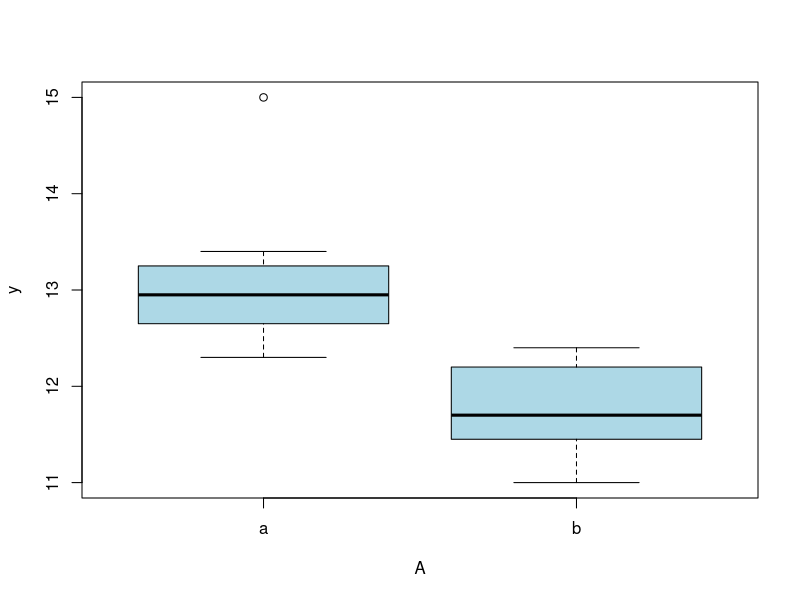

This figure's R source:
# 2標本による検定
# H0: 分散が等しい
# H1: 分散が等しくない

a = c(12.3, 12.9, 13.0, 13.4, 12.5, 13.1, 15.0, 12.8)
b = c(11.0, 11.4, 12.1, 11.5, 12.3, 12.4, 11.8, 11.6)

# 基礎調査
length(a)
sum(a)
mean(a)
var(a)
sd(a)
median(a)
# --
length(b)
sum(b)
mean(b)
var(b)
sd(b)
median(b)

# グラフ化
bunsan = data.frame(A=factor(c(rep("a",length(a)), rep("b", length(b)))),
                     No=factor(rep(1:length(a), 2)),
                     y=c(a, b))
boxplot(y~A, data=bunsan, col="lightblue")

# (要約)
#summary(aov(y~ A+No, bunsan))
t.test(a, b, var.equal = TRUE)

alpha = 0.05
na <- length(a)
nb <- length(b)
t.alpha.2.n <- qt(alpha / 2, df = na + nb - 2)
t.alpha.2.p <- qt(1 - alpha / 2, df = na + nb - 2)

# ウェルチの検定(異分散)
res_t = t.test(a, b, var.equal = FALSE)
res_t

# tの求め方(計算)
# 対応のない2群、母分散未知・小標本・等分散
Ua = sum((a - mean(a))^2)
Ub = sum((b - mean(b))^2)
U2 = (Ua + Ub) / (na + nb - 2)
T = (mean(a) - mean(b)) / sqrt(U2 * (1/na + 1/nb))
T

names(res_t)
res_t$statistic  # t値
res_t$parameter  # 自由度
res_t$p.value    # p値


# 対応ある2標本
# H0: 前後の平均が等しい
# H1: 前後の平均が等しくない

before <- c(591, 615, 602, 618, 596)
after  <- c(585, 590, 583, 594, 589)

t.test(before, after, paired = TRUE) 

# 手計算
diff <- before - after

mu_a <- mean(diff)
T <- mu_a / (sqrt(var(diff)/length(diff)))
T
t4_0025 <- 2.776  # 自由度4の5%有意水準、t分布・両側
mu_a - t4_0025 * sqrt(var(diff)/length(diff))
mu_a + t4_0025 * sqrt(var(diff)/length(diff))

# よって帰無仮設は棄却される（平均が等しいとは言えない）


t.test(diff, rep(0, 5), var.equal = FALSE)


x <- c(19.1, 20.8, 21.4, 17.8, 21.0, 20.4, 17.6, 19.7, 18.6)
y <- c(21.4, 20.7, 19.4, 23.1, 21.5, 21.0, 22.9, 19.9, 21.3, 18.8)
t.test(y, x, var.equal = FALSE)

d1 <- c(77, 45, 54, 53, 43)
d2 <- c(38, 49, 22, 42, 65, 34)
# H_0: sigma_1 == sigma_2, H_1: sigma_1 > sigma_2
sprintf("[mean] d1= %.1f, d2= %.1f", mean(d1), mean(d2))
sprintf("[var]  d1= %.3f, d2= %.3f", var(d1), var(d2))
#t.test(d1, d2, conf.level=0.95, var.equal = TRUE, alternative="greater")
t.test(d1, d2, conf.level=0.95, var.equal = TRUE)

prop.test(470, 1000, p=0.45, alternative ="two.side")

prop.test(1000, 5000, p=540/3000)
